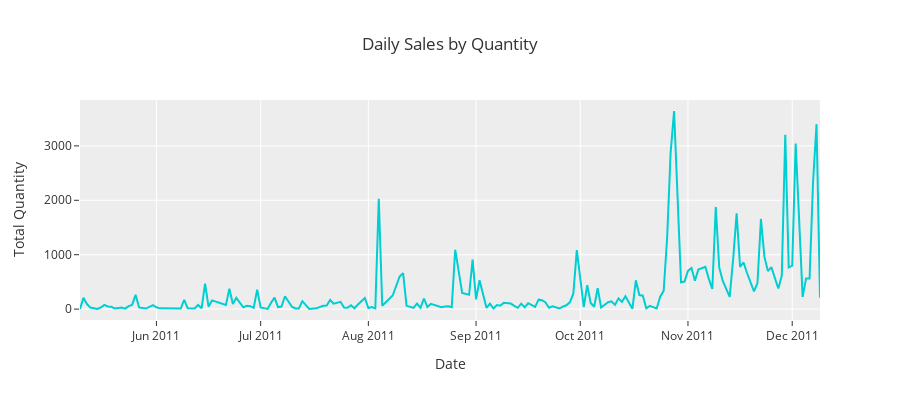

The cell this chart's notebook holds for it:
### Code cell
fig = go.Figure(data=[go.Scatter(x=df_sales.Date, y=df_sales.Quantity, line_color='darkturquoise')])
fig.update_layout(xaxis_title="Date", 
                  yaxis_title="Total Quantity", 
                  title='Daily Sales by Quantity',
                  height=400,
                 template='ggplot2')
fig.show()

### Figure 1 — Plotly figure (JSON) as saved in the notebook; plotly's stock layout.template omitted (floating-point values rounded to 4 significant figures; data arrays with more than 128 entries replaced by an {"elided": "..."} marker saying what was removed)
{"data": [{"line": {"color": "darkturquoise"}, "type": "scatter", "x": {"elided": "176 str values"}, "y": {"elided": "176 int values"}}], "layout": {"height": 400, "title": {"text": "Daily Sales by Quantity"}, "xaxis": {"title": {"text": "Date"}}, "yaxis": {"title": {"text": "Total Quantity"}}}}
